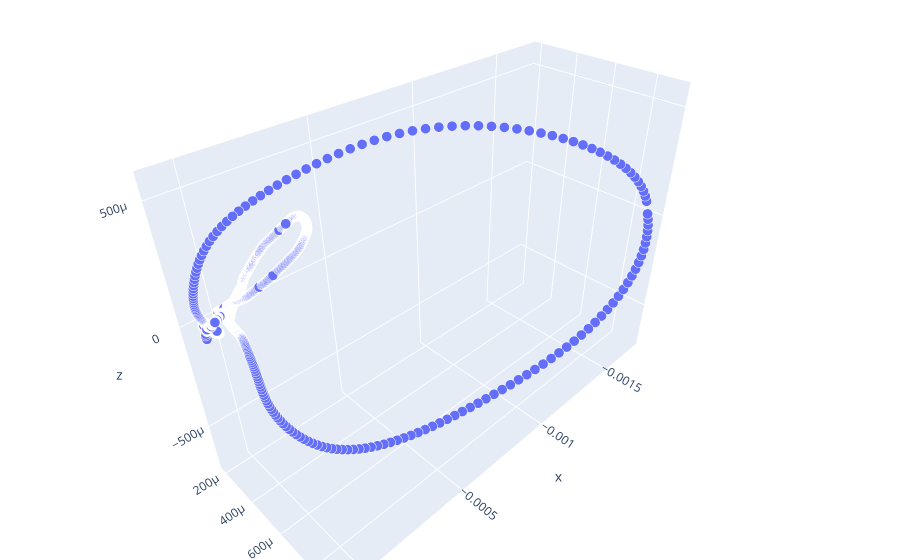

Notebook source saved alongside this figure:
### Code cell
input_data = {}
input_data["data_edf"] = 'Data_VECG/ECG_1.edf'
input_data["n_term_start"] = 5
input_data["n_term_finish"] = None
input_data["filt"] = False
input_data["f_sreza"] = 0.7
input_data["f_sampling"] = 2000
input_data["show_ecg"] = True
input_data["plot_3d"] = True
input_data["qrs_loop_area"] = True
input_data["t_loop_area"] = True
input_data["count_qrst_angle"] = True
input_data["mean_filter"] = True
input_data["predict"] = True
input_data["plot_projections"] = True
res = get_VECG(input_data)

### Figure 1 — Plotly figure (JSON) as saved in the notebook; plotly's stock layout.template omitted (floating-point values rounded to 4 significant figures; data arrays with more than 128 entries replaced by an {"elided": "..."} marker saying what was removed)
{"data": [{"hovertemplate": "x=%{x}<br>y=%{y}<br>z=%{z}<br>size=%{marker.size}<extra></extra>", "legendgroup": "", "marker": {"color": "#636efa", "opacity": 1, "size": {"elided": "2039 int values"}, "sizemode": "area", "sizeref": 1, "symbol": "circle"}, "mode": "markers", "name": "", "scene": "scene", "showlegend": false, "type": "scatter3d", "x": {"elided": "2039 float values"}, "y": {"elided": "2039 float values"}, "z": {"elided": "2039 float values"}}], "layout": {"legend": {"itemsizing": "constant", "tracegroupgap": 0}, "margin": {"b": 0, "l": 0, "r": 0, "t": 0}, "scene": {"domain": {"x": [0, 1], "y": [0, 1]}, "xaxis": {"title": {"text": "x"}}, "yaxis": {"title": {"text": "y"}}, "zaxis": {"title": {"text": "z"}}}}}
